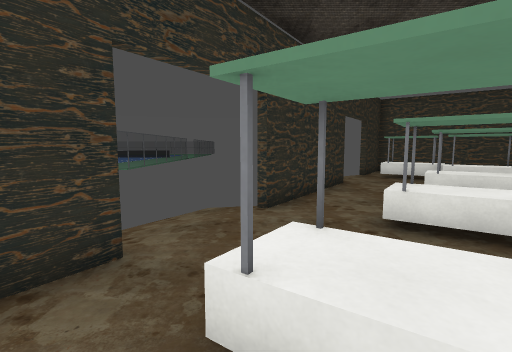
View 1 (above)

17 first-person views from a walk through a level from a Godot 3-D game. The camera is 1.4 m above the floor, tilts 6° down and sees 85° across. The floor is counted in squares, 1 m on a side. Each view is taken from the middle of a square. On the plan, view 1 faces up. The plan holds only what a view shows up to about 14 squares ahead; the rest is blank. The place goes on beyond the plan.

View 2
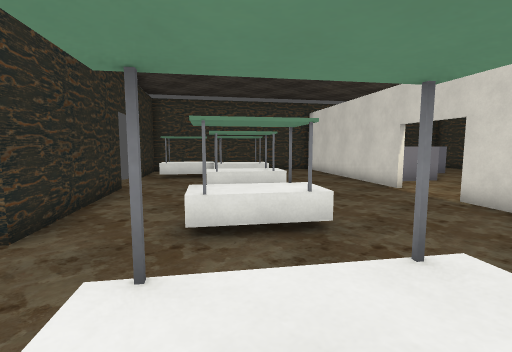

View 3
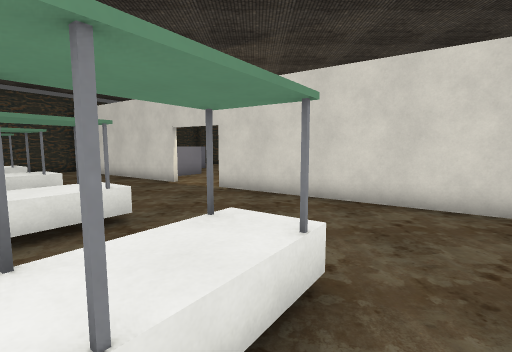

View 4
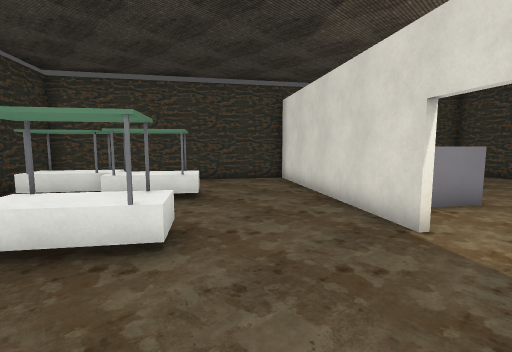

View 5
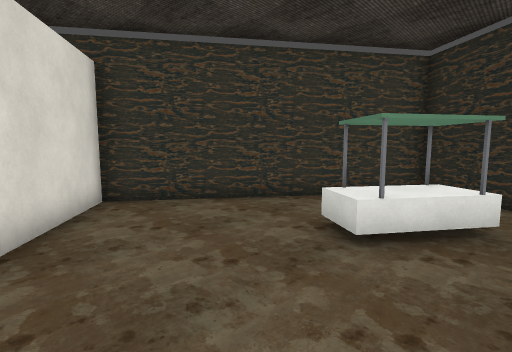

View 6
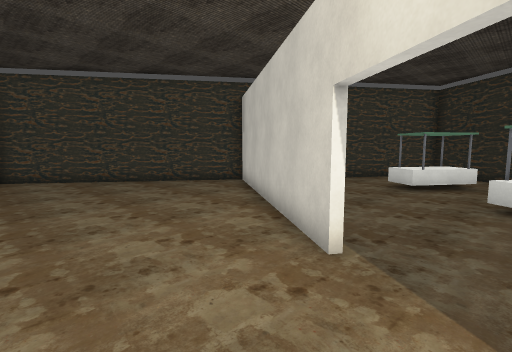

View 7
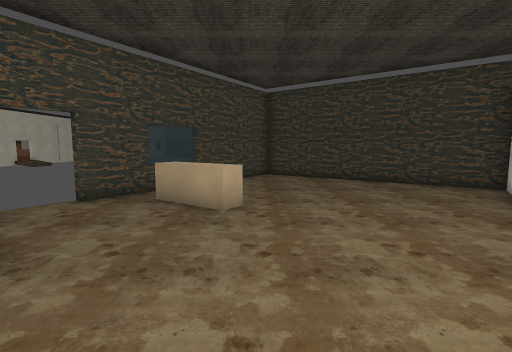

View 8
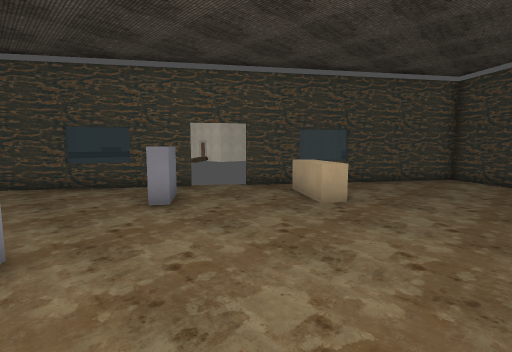

View 9
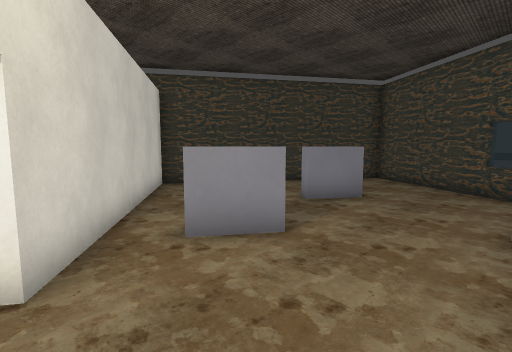

View 10
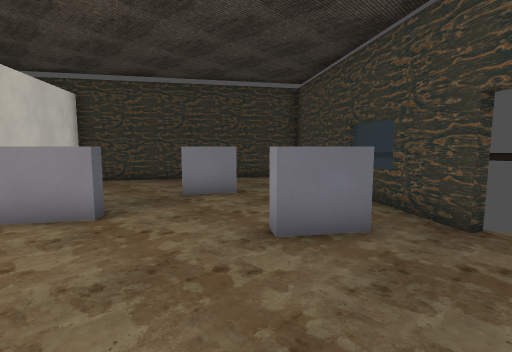

View 11
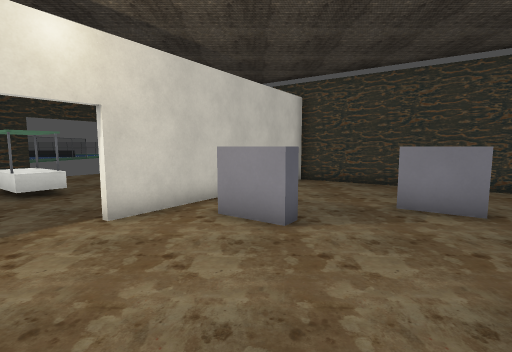

View 12
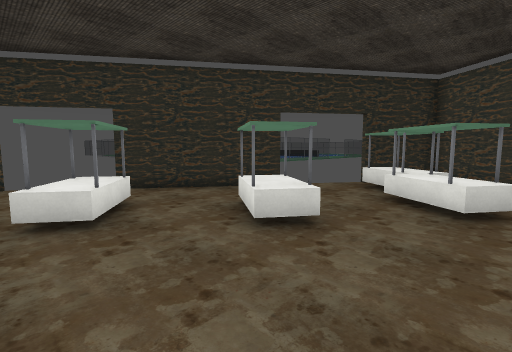

View 13
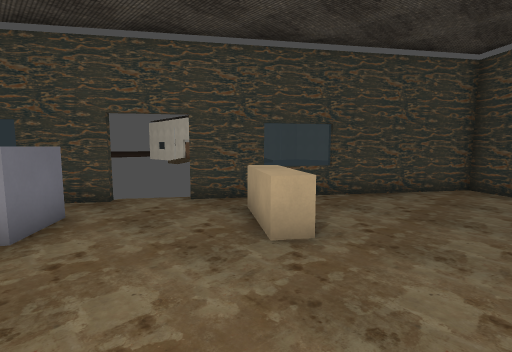

View 14
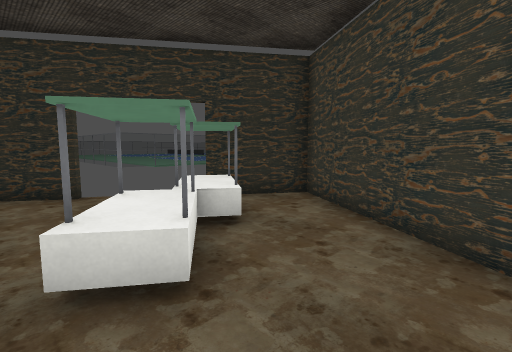

View 15
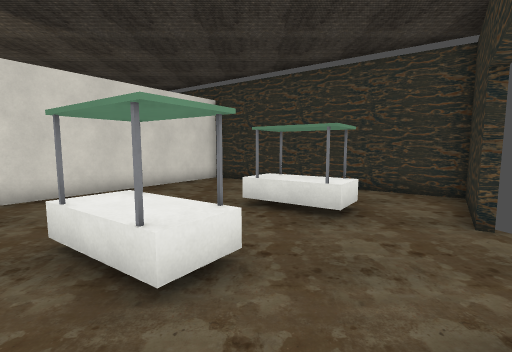

View 16
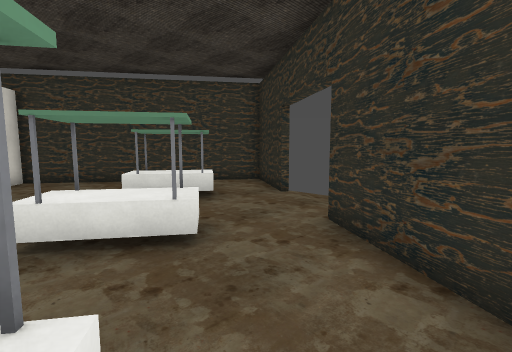

View 17
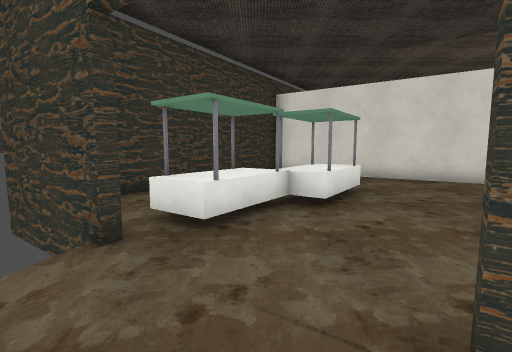

### Floor plan
Key: @ floor where view 1 was taken; # wall or solid block; . main floor; - floor 0.25 m lower than the main floor; / step, stairs or slope; = window, fence, low wall or low ledge; ^ raised ledge.
Columns run from 4 left of view 1 to 23 right of it. Each row starts with its distance up from view 1.
 16           ####
 15          ##..##
 14         -#....###
 13         ..==....##
 12       -/...==....###
 11        #...##=.....##
 10       ##....==....#####
  9      ##..........##...###
  8      #...==......#......##
  7    -##....==....##.......###
  6   -............##..........#
  5   -....==.....###^...#....##
  4   .....==........^.......##
  3  ##......................#
  2 ##..==......#...........##
  1 #....==.....#.......^..=#
  0 ##..@......##.......^..##
 -1  ##.......##..........##
 -2   ###.....#......^.....
 -3     ##...##......^^.#.-
 -4      #####........^.#
 -5        ##..........=#
 -6         ###........=#
 -7           ##......##
 -8            ##....##
 -9             ###.##
-10               ###

Where each view was taken, in squares from view 1:
view 1: 0 up, 0 right, facing up
view 2: 1 up, 0 right, facing up-right
view 3: 1 up, 1 left, facing right
view 4: 3 up, 5 right, facing up-right
view 5: 3 up, 6 right, facing down-left
view 6: 4 up, 12 right, facing down-left
view 7: 4 up, 12 right, facing down
view 8: 4 up, 9 right, facing down-right
view 9: 1 up, 10 right, facing up-right
view 10: 2 down, 12 right, facing up-right
view 11: 1 down, 13 right, facing up
view 12: 3 up, 10 right, facing up-left
view 13: 1 up, 10 right, facing down-right
view 14: 9 up, 12 right, facing up-left
view 15: 8 up, 2 right, facing down
view 16: 9 up, 5 right, facing down-left
view 17: 12 up, 2 right, facing right
